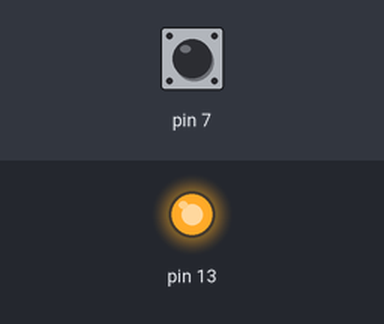
Simulated run of this sketch. Board: Arduino Uno, built with avr-gcc and run on an emulated ATmega328P. Shown: output pins drawn as LEDs (lit = HIGH). Inputs (shaded band) come from the test bench; at power-on: pin 7 HIGH.

Above: at 1.2 s.
1.3 s: pin 7 pulled LOW for 0.15 s
At 1.37 s:
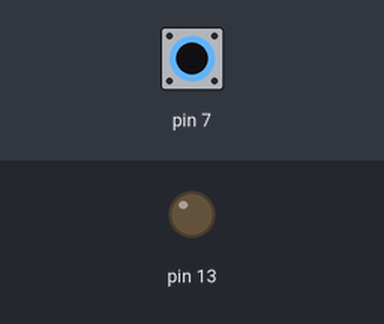
2.9 s: pin 7 pulled LOW for 3.2 s
At 7.0 s:
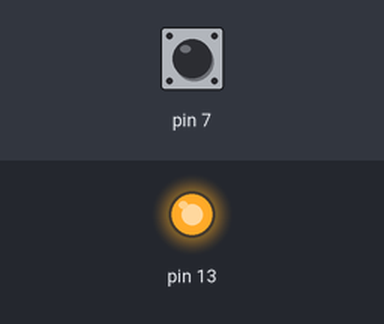
Timing chart, 0 to 8.5 s (numbered marks = the images above; inputs shaded):
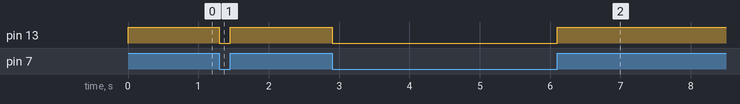

Measured:
- after the input at 1.3 s, pin 13: HIGH → LOW at once, → HIGH 0.15 s later
- after the input at 2.9 s, pin 13: HIGH → LOW at once, → HIGH 3.2 s later

The sketch:

HelloSwitch.ard.ino
```cpp
// the setup function runs once when you press reset or power the board
void setup() {
  // initialize digital pin LED_BUILTIN as an output.
  pinMode(7,INPUT);
  digitalWrite(7,HIGH);       // 上拉電阻
  pinMode(13, OUTPUT);
}

// the loop function runs over and over again forever
void loop() {
  if (digitalRead(7) == HIGH) {
    digitalWrite(13, HIGH);   // turn the LED on (HIGH is the voltage level)
  } else {
    digitalWrite(13, LOW);    // turn the LED off by making the voltage LOW
  }
}
```
